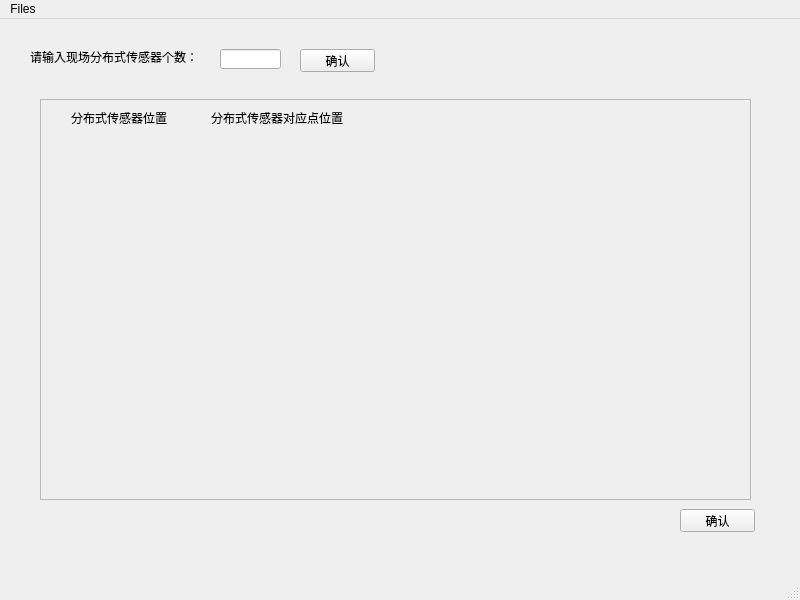
<?xml version="1.0" encoding="UTF-8"?>
<ui version="4.0">
 <class>fenbushi</class>
 <widget class="QMainWindow" name="fenbushi">
  <property name="geometry">
   <rect>
    <x>0</x>
    <y>0</y>
    <width>800</width>
    <height>600</height>
   </rect>
  </property>
  <property name="windowTitle">
   <string>创能机器人配置软件</string>
  </property>
  <widget class="QWidget" name="centralwidget">
   <widget class="QLineEdit" name="fensbushi_num">
    <property name="geometry">
     <rect>
      <x>220</x>
      <y>30</y>
      <width>61</width>
      <height>20</height>
     </rect>
    </property>
   </widget>
   <widget class="QPushButton" name="ok_fenbushi">
    <property name="geometry">
     <rect>
      <x>680</x>
      <y>490</y>
      <width>75</width>
      <height>23</height>
     </rect>
    </property>
    <property name="text">
     <string>确认</string>
    </property>
   </widget>
   <widget class="QLabel" name="fenbushi_labal">
    <property name="geometry">
     <rect>
      <x>30</x>
      <y>30</y>
      <width>171</width>
      <height>16</height>
     </rect>
    </property>
    <property name="text">
     <string>请输入现场分布式传感器个数：</string>
    </property>
   </widget>
   <widget class="QPushButton" name="ok_fenbushinum">
    <property name="geometry">
     <rect>
      <x>300</x>
      <y>30</y>
      <width>75</width>
      <height>23</height>
     </rect>
    </property>
    <property name="text">
     <string>确认</string>
    </property>
   </widget>
   <widget class="QWidget" name="horizontalLayoutWidget">
    <property name="geometry">
     <rect>
      <x>40</x>
      <y>80</y>
      <width>711</width>
      <height>401</height>
     </rect>
    </property>
    <layout class="QHBoxLayout" name="horizontalLayout">
     <item>
      <widget class="QScrollArea" name="scrollArea">
       <property name="verticalScrollBarPolicy">
        <enum>Qt::ScrollBarAsNeeded</enum>
       </property>
       <property name="sizeAdjustPolicy">
        <enum>QAbstractScrollArea::AdjustToContents</enum>
       </property>
       <property name="widgetResizable">
        <bool>true</bool>
       </property>
       <widget class="QWidget" name="scrollAreaWidgetContents">
        <property name="geometry">
         <rect>
          <x>0</x>
          <y>0</y>
          <width>707</width>
          <height>397</height>
         </rect>
        </property>
        <property name="contextMenuPolicy">
         <enum>Qt::DefaultContextMenu</enum>
        </property>
        <widget class="QLabel" name="fensbushi_loc">
         <property name="geometry">
          <rect>
           <x>30</x>
           <y>10</y>
           <width>111</width>
           <height>16</height>
          </rect>
         </property>
         <property name="text">
          <string>分布式传感器位置</string>
         </property>
        </widget>
        <widget class="QLabel" name="fenbushi_loc2">
         <property name="geometry">
          <rect>
           <x>170</x>
           <y>10</y>
           <width>161</width>
           <height>16</height>
          </rect>
         </property>
         <property name="text">
          <string>分布式传感器对应点位置</string>
         </property>
        </widget>
       </widget>
      </widget>
     </item>
    </layout>
   </widget>
  </widget>
  <widget class="QMenuBar" name="menubar">
   <property name="geometry">
    <rect>
     <x>0</x>
     <y>0</y>
     <width>800</width>
     <height>23</height>
    </rect>
   </property>
   <widget class="QMenu" name="menuFiles">
    <property name="title">
     <string>Files</string>
    </property>
    <widget class="QMenu" name="menuNew">
     <property name="title">
      <string>New</string>
     </property>
     <addaction name="actionRobot_info"/>
     <addaction name="actionFenbushi"/>
     <addaction name="actionPlanwork"/>
    </widget>
    <addaction name="menuNew"/>
    <addaction name="actionOpen"/>
    <addaction name="actionSave"/>
   </widget>
   <addaction name="menuFiles"/>
  </widget>
  <widget class="QStatusBar" name="statusbar"/>
  <action name="actionOpen">
   <property name="text">
    <string>Open</string>
   </property>
  </action>
  <action name="actionSave">
   <property name="text">
    <string>Save</string>
   </property>
  </action>
  <action name="actionRobot_info">
   <property name="text">
    <string>Robot_info</string>
   </property>
  </action>
  <action name="actionFenbushi">
   <property name="text">
    <string>Fenbushi</string>
   </property>
  </action>
  <action name="actionPlanwork">
   <property name="text">
    <string>Planwork</string>
   </property>
  </action>
 </widget>
 <resources/>
 <connections/>
</ui>
